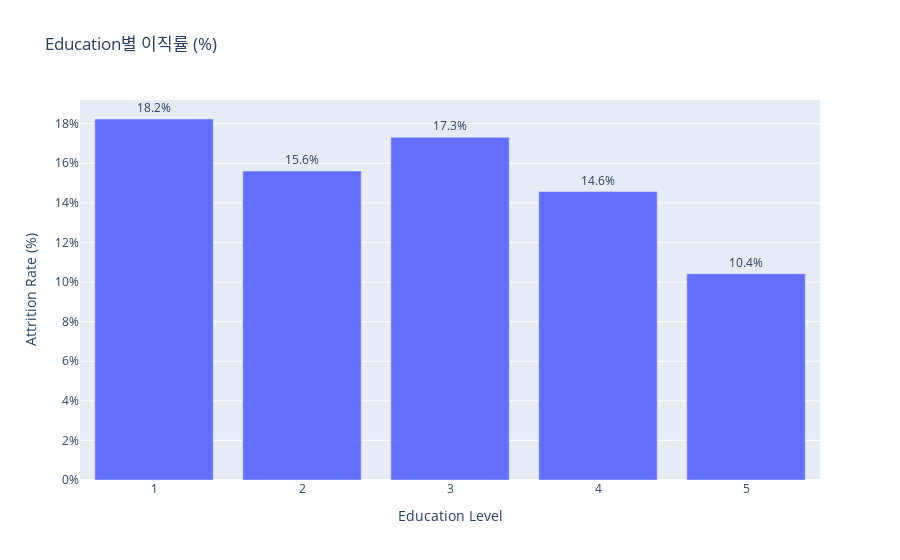

Here is the notebook cell this chart was saved with:
### Code cell
edu_counts = data.groupby("Education").size().reset_index(name="Total")
edu_yes = data[data["Attrition"] == "Yes"].groupby("Education").size().reset_index(name="Yes")

# 병합 후 비율 계산
edu_merge = pd.merge(edu_counts, edu_yes, on="Education", how="left").fillna(0)
edu_merge["Attrition_Rate"] = (edu_merge["Yes"] / edu_merge["Total"]) * 100

# 📊 이직률 시각화
fig = px.bar(
    edu_merge,
    x="Education",
    y="Attrition_Rate",
    text="Attrition_Rate",
    title="Education별 이직률 (%)",
    labels={"Attrition_Rate": "Attrition Rate (%)"}
)
fig.update_traces(texttemplate="%{text:.1f}%", textposition="outside")
fig.update_layout(yaxis_ticksuffix="%", xaxis_title="Education Level", yaxis_title="Attrition Rate (%)")
fig.show()

### Figure 1 — Plotly figure (JSON) as saved in the notebook; plotly's stock layout.template omitted (floating-point values rounded to 4 significant figures)
{"data": [{"hovertemplate": "Education=%{x}<br>Attrition Rate (%)=%{text}<extra></extra>", "legendgroup": "", "marker": {"color": "#636efa", "pattern": {"shape": ""}}, "name": "", "orientation": "v", "showlegend": false, "text": [18.24, 15.6, 17.31, 14.57, 10.42], "textposition": "outside", "texttemplate": "%{text:.1f}%", "type": "bar", "x": [1, 2, 3, 4, 5], "xaxis": "x", "y": [18.24, 15.6, 17.31, 14.57, 10.42], "yaxis": "y"}], "layout": {"barmode": "relative", "legend": {"tracegroupgap": 0}, "title": {"text": "Education별 이직률 (%)"}, "xaxis": {"anchor": "y", "domain": [0, 1], "title": {"text": "Education Level"}}, "yaxis": {"anchor": "x", "domain": [0, 1], "ticksuffix": "%", "title": {"text": "Attrition Rate (%)"}}}}
